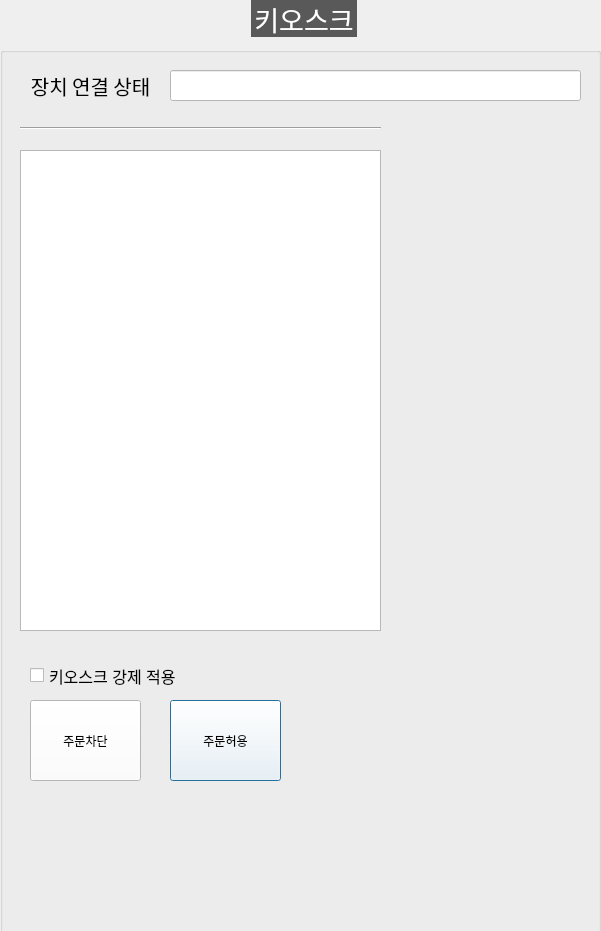
<?xml version="1.0" encoding="UTF-8"?>
<ui version="4.0">
 <class>DialogKiosk</class>
 <widget class="QDialog" name="DialogKiosk">
  <property name="geometry">
   <rect>
    <x>0</x>
    <y>0</y>
    <width>601</width>
    <height>931</height>
   </rect>
  </property>
  <property name="windowTitle">
   <string>Dialog</string>
  </property>
  <widget class="QGroupBox" name="GB_KIOSK">
   <property name="geometry">
    <rect>
     <x>0</x>
     <y>0</y>
     <width>601</width>
     <height>971</height>
    </rect>
   </property>
   <property name="font">
    <font>
     <family>함초롬돋움</family>
     <pointsize>20</pointsize>
     <weight>50</weight>
     <italic>false</italic>
     <bold>false</bold>
    </font>
   </property>
   <property name="styleSheet">
    <string notr="true">QGroupBox  {
    margin-top: 10px;
	font: 20pt &quot;함초롬돋움&quot;;
}

QGroupBox::title  {
    subcontrol-origin: margin;
    subcontrol-position: top center;
    padding: 10px 8000px 10px 8000px;
    background-color: #595959;
    color: rgb(255, 255, 255);
}
QLabel {
	font: 15pt &quot;함초롬돋움&quot;;
}
QComboBox{
	font: 10pt &quot;함초롬돋움&quot;;
	background-color: #ffffff
}
QPushButton{
	font: 13pt &quot;함초롬돋움&quot;;
	background-color: #ffffff
}
QLineEdit{
	font: 10pt &quot;함초롬돋움&quot;;
	background-color: #ffffff
}



</string>
   </property>
   <property name="title">
    <string>키오스크</string>
   </property>
   <widget class="QLineEdit" name="LE_KIOSK_CONNECTION">
    <property name="geometry">
     <rect>
      <x>170</x>
      <y>70</y>
      <width>411</width>
      <height>31</height>
     </rect>
    </property>
    <property name="font">
     <font>
      <family>함초롬돋움</family>
      <pointsize>10</pointsize>
      <weight>50</weight>
      <italic>false</italic>
      <bold>false</bold>
     </font>
    </property>
    <property name="readOnly">
     <bool>true</bool>
    </property>
   </widget>
   <widget class="Line" name="line_37">
    <property name="geometry">
     <rect>
      <x>20</x>
      <y>120</y>
      <width>361</width>
      <height>16</height>
     </rect>
    </property>
    <property name="font">
     <font>
      <pointsize>11</pointsize>
     </font>
    </property>
    <property name="orientation">
     <enum>Qt::Horizontal</enum>
    </property>
   </widget>
   <widget class="QListWidget" name="LW_ORDERS">
    <property name="geometry">
     <rect>
      <x>20</x>
      <y>150</y>
      <width>361</width>
      <height>481</height>
     </rect>
    </property>
    <property name="font">
     <font>
      <pointsize>12</pointsize>
     </font>
    </property>
   </widget>
   <widget class="QCheckBox" name="CB_FORCE_KIOSK">
    <property name="geometry">
     <rect>
      <x>30</x>
      <y>660</y>
      <width>251</width>
      <height>31</height>
     </rect>
    </property>
    <property name="font">
     <font>
      <pointsize>12</pointsize>
     </font>
    </property>
    <property name="text">
     <string>키오스크 강제 적용</string>
    </property>
   </widget>
   <widget class="QPushButton" name="BTN_FORCE_ORDER_PASS">
    <property name="geometry">
     <rect>
      <x>170</x>
      <y>700</y>
      <width>111</width>
      <height>81</height>
     </rect>
    </property>
    <property name="text">
     <string>주문허용</string>
    </property>
   </widget>
   <widget class="QPushButton" name="BTN_FORCE_ORDER_BLOCK">
    <property name="geometry">
     <rect>
      <x>30</x>
      <y>700</y>
      <width>111</width>
      <height>81</height>
     </rect>
    </property>
    <property name="text">
     <string>주문차단</string>
    </property>
   </widget>
   <widget class="QLabel" name="label_111">
    <property name="geometry">
     <rect>
      <x>20</x>
      <y>70</y>
      <width>141</width>
      <height>31</height>
     </rect>
    </property>
    <property name="font">
     <font>
      <family>함초롬돋움</family>
      <pointsize>15</pointsize>
      <weight>50</weight>
      <italic>false</italic>
      <bold>false</bold>
     </font>
    </property>
    <property name="text">
     <string>장치 연결 상태</string>
    </property>
    <property name="alignment">
     <set>Qt::AlignCenter</set>
    </property>
   </widget>
  </widget>
 </widget>
 <resources/>
 <connections/>
</ui>
